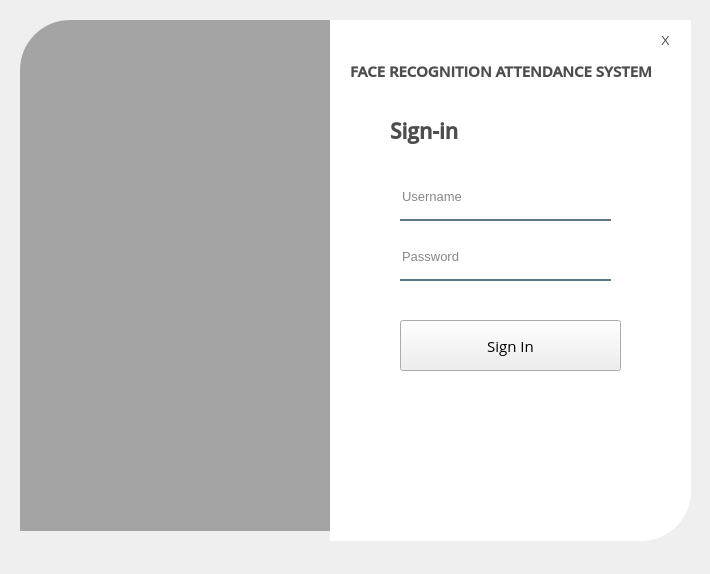
<?xml version="1.0" encoding="UTF-8"?>
<ui version="4.0">
 <class>Form</class>
 <widget class="QWidget" name="Form">
  <property name="geometry">
   <rect>
    <x>0</x>
    <y>0</y>
    <width>710</width>
    <height>574</height>
   </rect>
  </property>
  <property name="windowTitle">
   <string>Form</string>
  </property>
  <widget class="QWidget" name="widget" native="true">
   <property name="geometry">
    <rect>
     <x>20</x>
     <y>20</y>
     <width>671</width>
     <height>521</height>
    </rect>
   </property>
   <widget class="QLabel" name="label">
    <property name="geometry">
     <rect>
      <x>0</x>
      <y>0</y>
      <width>311</width>
      <height>511</height>
     </rect>
    </property>
    <property name="styleSheet">
     <string notr="true">background-color:rgba(0,0,0,80);
border-image: url(:/images/borderimage.png);
border-top-left-radius : 50px;
</string>
    </property>
    <property name="text">
     <string/>
    </property>
   </widget>
   <widget class="QLabel" name="label_2">
    <property name="geometry">
     <rect>
      <x>310</x>
      <y>0</y>
      <width>361</width>
      <height>521</height>
     </rect>
    </property>
    <property name="styleSheet">
     <string notr="true">background-color:rgba(255,255,255,255);
border-bottom-right-radius:50px;</string>
    </property>
    <property name="text">
     <string/>
    </property>
   </widget>
   <widget class="QLabel" name="label_3">
    <property name="geometry">
     <rect>
      <x>330</x>
      <y>40</y>
      <width>311</width>
      <height>21</height>
     </rect>
    </property>
    <property name="font">
     <font>
      <family>Open Sans Semibold</family>
      <pointsize>11</pointsize>
      <weight>75</weight>
      <bold>true</bold>
     </font>
    </property>
    <property name="styleSheet">
     <string notr="true">color:rgb(77, 77, 77)</string>
    </property>
    <property name="text">
     <string>FACE RECOGNITION ATTENDANCE SYSTEM</string>
    </property>
   </widget>
   <widget class="QLineEdit" name="username">
    <property name="geometry">
     <rect>
      <x>380</x>
      <y>160</y>
      <width>211</width>
      <height>41</height>
     </rect>
    </property>
    <property name="font">
     <font>
      <pointsize>10</pointsize>
     </font>
    </property>
    <property name="styleSheet">
     <string notr="true">background-color: rgba(0,0,0,0);
border:none;
border-bottom:2px solid rgba(46,82,101,200);
color: rgba(0,0,0,240);
padding-bottom:7px;</string>
    </property>
    <property name="placeholderText">
     <string>Username</string>
    </property>
   </widget>
   <widget class="QLineEdit" name="password">
    <property name="geometry">
     <rect>
      <x>380</x>
      <y>220</y>
      <width>211</width>
      <height>41</height>
     </rect>
    </property>
    <property name="font">
     <font>
      <pointsize>10</pointsize>
     </font>
    </property>
    <property name="styleSheet">
     <string notr="true">background-color: rgba(0,0,0,0);
border:none;
border-bottom:2px solid rgba(46,82,101,200);
color: rgba(0,0,0,240);
padding-bottom:7px;</string>
    </property>
    <property name="echoMode">
     <enum>QLineEdit::Password</enum>
    </property>
    <property name="placeholderText">
     <string>Password</string>
    </property>
   </widget>
   <widget class="QPushButton" name="btnSignin">
    <property name="geometry">
     <rect>
      <x>380</x>
      <y>300</y>
      <width>221</width>
      <height>51</height>
     </rect>
    </property>
    <property name="font">
     <font>
      <family>Open Sans</family>
      <pointsize>11</pointsize>
     </font>
    </property>
    <property name="styleSheet">
     <string notr="true"> QPushButton#pushButton{
	background-color:rgb(255, 94, 97);	
	color : rgba(255,255,255,210);
}

 QPushButton#pushButton:hover{
		
	background-color: rgb(255, 47, 50);
}

 QPushButton#pushButton:pressed{
	background-color: rgb(255, 47, 50);
	padding-left:5px;
	padding-top:5px;
}
</string>
    </property>
    <property name="text">
     <string>Sign In</string>
    </property>
   </widget>
   <widget class="QLabel" name="label_4">
    <property name="geometry">
     <rect>
      <x>560</x>
      <y>410</y>
      <width>91</width>
      <height>91</height>
     </rect>
    </property>
    <property name="styleSheet">
     <string notr="true">border-image: url(:/images/logo.png);</string>
    </property>
    <property name="text">
     <string/>
    </property>
   </widget>
   <widget class="QLabel" name="label_5">
    <property name="geometry">
     <rect>
      <x>370</x>
      <y>90</y>
      <width>111</width>
      <height>41</height>
     </rect>
    </property>
    <property name="font">
     <font>
      <family>Open Sans Semibold</family>
      <pointsize>16</pointsize>
      <weight>75</weight>
      <bold>true</bold>
     </font>
    </property>
    <property name="styleSheet">
     <string notr="true">color:rgb(77, 77, 77)</string>
    </property>
    <property name="text">
     <string>Sign-in</string>
    </property>
   </widget>
   <widget class="QPushButton" name="btnExit">
    <property name="geometry">
     <rect>
      <x>630</x>
      <y>10</y>
      <width>31</width>
      <height>21</height>
     </rect>
    </property>
    <property name="font">
     <font>
      <family>System</family>
      <pointsize>10</pointsize>
     </font>
    </property>
    <property name="styleSheet">
     <string notr="true">background-color: rgba(0,0,0,0);
border:none;
color : rgb(86, 86, 86)</string>
    </property>
    <property name="text">
     <string>X</string>
    </property>
   </widget>
   <widget class="QLabel" name="error">
    <property name="geometry">
     <rect>
      <x>390</x>
      <y>360</y>
      <width>151</width>
      <height>21</height>
     </rect>
    </property>
    <property name="styleSheet">
     <string notr="true">font: 10pt &quot;MS Shell Dlg 2&quot;;
color: rgb(255, 0, 0)</string>
    </property>
    <property name="text">
     <string/>
    </property>
   </widget>
  </widget>
 </widget>
 <resources>
  <include location="res.qrc"/>
 </resources>
 <connections/>
</ui>
